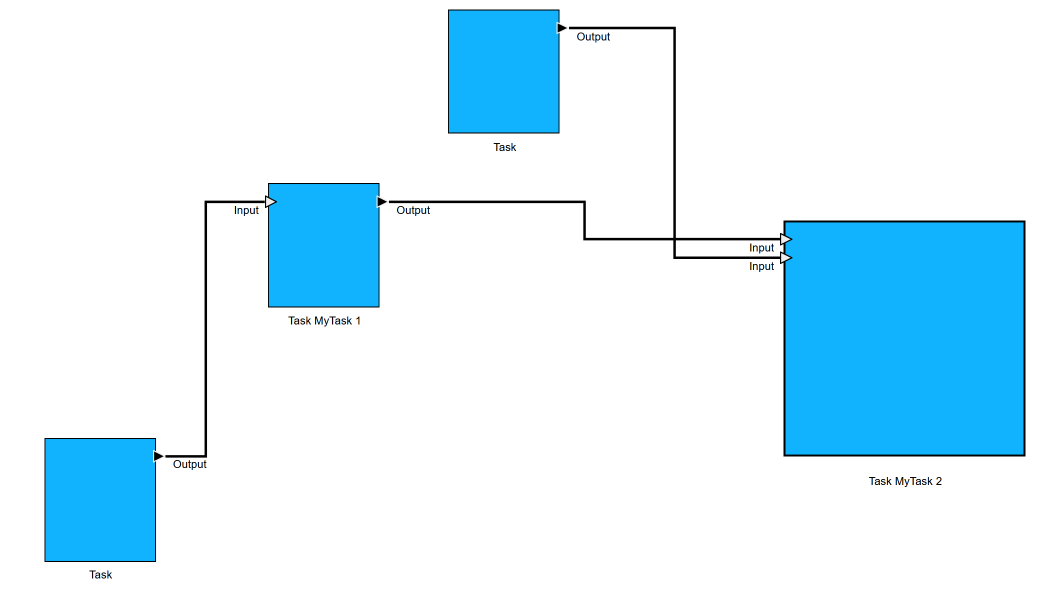
#> input picture images/testcase6.png, 2091 x 1188 px (shown at 1/2 size)
$ jupyter execute --allow-errors edge_detection_functions_only.ipynb   (older library calls are emulated)
#> lines starting #> are read from the running program, lines starting #| are printed output that depends on the picture; after the words box and inside, x2 and y2 are one past the last pixel; in counts of white or black regions, pixels touching at a corner belong together
## Edge Detection
Detect Signals in OAAM Functions Layer. Outputs polylines describing the connections.

Conceptionally similar to scalable vertex detection.

Tailored on the functions editor. Should be generalizable with medium effort. Expects vertical or horizontal line segments. Does not yet support crossings or other crossing solutions. Not tested for lines close to each other. Does not support diagonal lines, currently not a thing. Would be interesting with probabilistic Hough Trafo, but would probably need to subtract all other matches from the result.

Maybe switch to template matching (with kind of same kernel/template).

[cell 1]
import cv2
import numpy as np
from matplotlib import pyplot as plt
import plotly.graph_objects as go
import random as random

### Input

[cell 2]
# Define the paths
target_image_path = 'images/testcase6.png'

target_img = cv2.imread(target_image_path)
#> target_img is the input picture: shape (1188, 2091, 3); mean B, G, R 252, 240.3, 215.5
# Convert to grayscale
target_gray = cv2.cvtColor(target_img, cv2.COLOR_BGR2GRAY)

activate_plotly = False

### Visualization of Input
Grayscale is enough here. Kernel methods are not really for multi channel images.

[cell 3]
# Draw target image and grayscale image side by side
fig, ax = plt.subplots(1, 2, figsize=(10, 5))

# Draw target image
ax[0].imshow(cv2.cvtColor(target_img, cv2.COLOR_BGR2RGB))
ax[0].set_title('Target Image')

# Draw grayscale image
ax[1].imshow(target_gray, cmap='gray')
ax[1].set_title('Grayscale Image')

plt.show()

## Kernel / Custom Filter
Kernel Custom Line Detection and generation of intersection template image for later use

idea for later: search for many thicknesses of lines

[cell 4]
# Define custom kernels
kernels_vertical = [
    np.tile(np.array([[1, 1, 0, -1, -1, -1, -1, 0, 1, 1]], dtype=np.float32), (7, 1)),
    np.tile(np.array([[1, 1, 0, -1, -1, -1, -1, -1, -1, 0, 1, 1]], dtype=np.float32), (7, 1)),
    np.tile(np.array([[1, 1, 0, -1, -1, -1, -1, -1, -1, -1, -1, 0, 1, 1]], dtype=np.float32), (7, 1))
]

kernels_horizontal = [np.transpose(k) for k in kernels_vertical]


# First cross kernel
kernel_cross_0= np.ones((12, 12))
kernel_cross_0[3:9, 0:12] = 0.5  # Left vertical outline
kernel_cross_0[0:12, 3:9] = 0.5  # Right vertical outline
kernel_cross_0[4:8, 0:12] = 0  # Vertical part of the cross
kernel_cross_0[0:12, 4:8] = 0  # Horizontal part of the cross

# Second cross kernel (2 pixels thicker)
kernel_cross_1 = np.ones((14, 14))
kernel_cross_1[3:11, 0:14] = 0.5  # Left vertical outline
kernel_cross_1[0:14, 3:11] = 0.5  # Right vertical outline
kernel_cross_1[4:10, 0:14] = 0  # Vertical part of the cross
kernel_cross_1[0:14, 4:10] = 0  # Horizontal part of the cross

# Third cross kernel (4 pixels thicker)
kernel_cross_2 = np.ones((16, 16))
kernel_cross_2[3:13, 0:16] = 0.5  # Left vertical outline
kernel_cross_2[0:16, 3:13] = 0.5  # Right vertical outline
kernel_cross_2[4:12, 0:16] = 0  # Vertical part of the cross
kernel_cross_2[0:16, 4:12] = 0  # Horizontal part of the cross

# Visualize everything next to each other very small
fig, axes = plt.subplots(2, 6, figsize=(18, 6))

# Plot cross kernels
axes[0, 0].imshow(kernel_cross_0, cmap='gray')
axes[0, 0].set_title('Cross Kernel 1')
axes[0, 1].imshow(kernel_cross_1, cmap='gray')
axes[0, 1].set_title('Cross Kernel 2')
axes[0, 2].imshow(kernel_cross_2, cmap='gray')
axes[0, 2].set_title('Cross Kernel 3')

# Plot vertical kernels
axes[0, 3].imshow(kernels_vertical[0], cmap='gray')
axes[0, 3].set_title('Vertical Kernel 1')
axes[0, 4].imshow(kernels_vertical[1], cmap='gray')
axes[0, 4].set_title('Vertical Kernel 2')
axes[0, 5].imshow(kernels_vertical[2], cmap='gray')
axes[0, 5].set_title('Vertical Kernel 3')

# Plot horizontal kernels
axes[1, 0].imshow(kernels_horizontal[0], cmap='gray')
axes[1, 0].set_title('Horizontal Kernel 1')
axes[1, 1].imshow(kernels_horizontal[1], cmap='gray')
axes[1, 1].set_title('Horizontal Kernel 2')
axes[1, 2].imshow(kernels_horizontal[2], cmap='gray')
axes[1, 2].set_title('Horizontal Kernel 3')

plt.show()

#### Applying custom filter to find vertical and horizontal edges
tried to find intersections this way as well, but it did not work

visualization of output at the end

[cell 5]
target_gray_temp = target_gray.copy()

result_filter_ver = []
for kernel in kernels_vertical:
    result = cv2.filter2D(target_gray_temp, cv2.CV_32F, kernel)
    result_filter_ver.append(result)
#> after the loop, result_filter_ver = 3 items
result_filter_hor = []
for kernel in kernels_horizontal:
    result = cv2.filter2D(target_gray_temp, cv2.CV_32F, kernel)
    result_filter_hor.append(result)
#> this loop made 3 passes
#> pass 2, `result = cv2.filter2D(target_gray_temp, cv2.CV_32F, kernel)`:
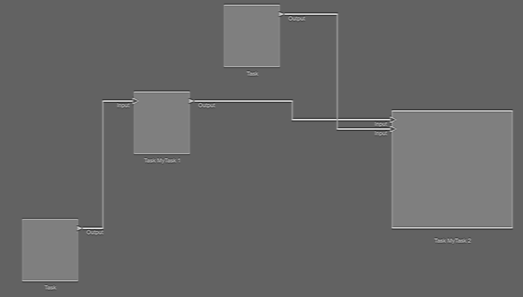
#> result: shape (1188, 2091) float32 (shown at 1/4 size); min -9228, max 5362, mean -3278.4; drawn with min black and max white
#> after the loop, result_filter_hor = 3 items

combined = np.zeros_like(result_filter_ver[0])
for result in result_filter_ver:
    combined = np.maximum(combined, result)
for result in result_filter_hor:
    combined = np.maximum(combined, result)

# Combine the individual results into single arrays
combined_hor = np.maximum.reduce(result_filter_hor)
combined_ver = np.maximum.reduce(result_filter_ver)

result_filter_hor = combined_hor
result_filter_ver = combined_ver

# Overlay both heatmaps on the target image
fig, ax = plt.subplots(1, 2, figsize=(5, 5))
ax[0].imshow(cv2.cvtColor(target_img, cv2.COLOR_BGR2RGB))
ax[0].imshow(combined_hor, cmap='inferno', alpha=0.9)
ax[0].set_title('Horizontal Edges')
ax[1].imshow(cv2.cvtColor(target_img, cv2.COLOR_BGR2RGB))
ax[1].imshow(combined_ver, cmap='inferno', alpha=0.9)
ax[1].set_title('Vertical Edges')
plt.show()
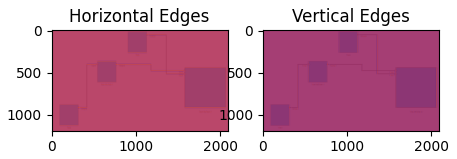
#> figure drawn by matplotlib, 2 panels

#### Visualization of Custom Filter 3D with plotly with screenshot for paper

[cell 6]
template_matching_result = result_filter_hor.copy()
target_gray_tmp = target_gray.copy()

# target image
activate_plotly = False
if activate_plotly:
  fig = go.Figure()

  # Layer 1: 3D Plot of Heatmap
  fig.add_trace(go.Surface(
    z = template_matching_result,
    showscale = False
  ))

  # Layer 2: 2D Plot of Target Image at 1000
  z_image = np.ones_like(target_gray_tmp) * 1000
  fig.add_trace(go.Surface(
    z = z_image,
    showscale = False,
    # opacity = 0.5,
    surfacecolor = target_gray_tmp,
    colorscale = 'gray',
  ))

  fig.update_layout(title='Heatmap Custom Filter Vertical Edges',
                    scene=dict(
                    yaxis=dict(autorange='reversed')
                    ),
                    height=1500,
                    scene_aspectratio=dict(x=2, y=1, z=0.2),
                    )

  fig.show()

#### Normalizing to 8 Bit

[cell 7]
# Normalize to 0-255 and convert to uint8
result_filter_ver_norm = cv2.normalize(result_filter_ver, None, 0, 255, cv2.NORM_MINMAX, cv2.CV_8U)
result_filter_hor_norm = cv2.normalize(result_filter_hor, None, 0, 255, cv2.NORM_MINMAX, cv2.CV_8U)

#### Thresholding and visualization

[cell 8]
threshold = 230
_, result_filter_ver_thresh = cv2.threshold(result_filter_ver_norm, threshold, 255, cv2.THRESH_BINARY)
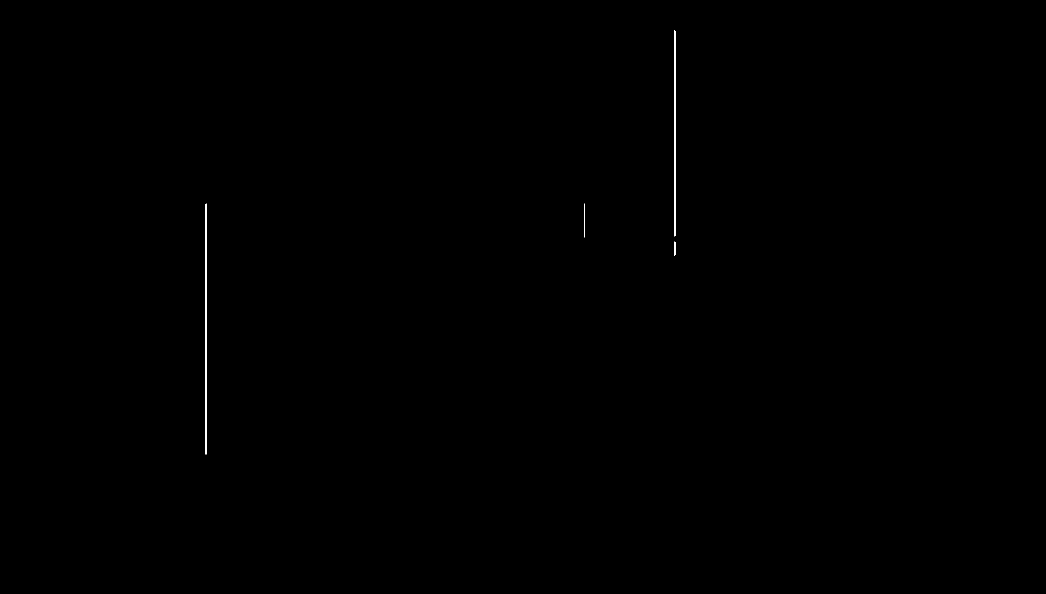
#> result_filter_ver_thresh: shape (1188, 2091) (shown at 1/2 size); 0.08% white in thin lines or dots, all inside (x1, y1, x2, y2) = (411, 60, 1351, 909)
_, result_filter_hor_thresh = cv2.threshold(result_filter_hor_norm, threshold, 255, cv2.THRESH_BINARY)
#> result_filter_hor_thresh: shape (1188, 2091); 0.1% white in thin lines or dots, all inside (x1, y1, x2, y2) = (333, 56, 1558, 914)

hv_edges_thresh = result_filter_ver_thresh + result_filter_hor_thresh
# Draw the thresholded images and histogram next to each other
fig, ax = plt.subplots(1, 3, figsize=(5, 5))

# Thresholded Vertical Edges
ax[0].imshow(result_filter_ver_thresh, cmap='inferno')
ax[0].set_title('Thresholded Vertical Edges')

# Thresholded Horizontal Edges
ax[1].imshow(result_filter_hor_thresh, cmap='inferno')
ax[1].set_title('Thresholded Horizontal Edges')

# Combined Horizontal and Vertical Edges
ax[2].imshow(hv_edges_thresh, cmap='inferno')
ax[2].set_title('Combined Horizontal and Vertical Edges')

# Logarithmic Histogram of Thresholded Vertical Edges
# ax[1, 1].hist(result_filter_ver_thresh.ravel(), bins=256, log=True)
# ax[1, 1].set_title('Logarithmic Histogram of Thresholded Vertical Edges')

plt.show()

### From Pixels to Contours
Group Pixels to Contours and draw them onto the target image

[cell 9]
# Find contours
contours_hor, _ = cv2.findContours(result_filter_hor_thresh.copy(), cv2.RETR_EXTERNAL, cv2.CHAIN_APPROX_SIMPLE)
#> contours_hor = 7 contours, 1 with area under 20; largest, box (x1, y1, x2, y2) and area: (780, 403, 1166, 405) 383, (1353, 515, 1558, 517) 204, (1354, 478, 1558, 480) 202, (1173, 478, 1344, 480) 170, (415, 403, 527, 405) 110, (333, 912, 408, 914) 73
contours_ver, _ = cv2.findContours(result_filter_ver_thresh.copy(), cv2.RETR_EXTERNAL, cv2.CHAIN_APPROX_SIMPLE)
#> contours_ver = 4 contours, 1 with area under 20; largest, box (x1, y1, x2, y2) and area: (411, 407, 413, 909) 500, (1349, 60, 1351, 473) 410, (1349, 483, 1351, 512) 26
print(f'Found {len(contours_hor)} horizontal contours, and {len(contours_ver)} vertical contours')
#| Found 7 horizontal contours, and 4 vertical contours

# Draw the contours. Horizontal in blue, vertical in green
contour_img_all = target_img.copy()
# Convert contours to the correct format
contours_hor = [np.array(contour, dtype=np.int32) for contour in contours_hor]
contours_ver = [np.array(contour, dtype=np.int32) for contour in contours_ver]

# Draw contours
cv2.drawContours(contour_img_all, contours_hor, -1, (255, 0, 255), 2)
cv2.drawContours(contour_img_all, contours_ver, -1, (0, 255, 0), 2)

# Plot the contours
fig, ax = plt.subplots(1, 1, figsize=(5, 5))
ax.imshow(cv2.cvtColor(contour_img_all, cv2.COLOR_BGR2RGB))
ax.set_title('Contours')
plt.show()

#### Filter out very short Contours
thes are mainly false positives, for example at the ports or the characters.
They are very hard to see.

[cell 10]
# Filter out very short contours
min_contour_length = 20
contours_hor_filtered = [c for c in contours_hor if cv2.arcLength(c, False) > min_contour_length]
#> contours_hor_filtered has the same summary as contours_hor
contours_ver_filtered = [c for c in contours_ver if cv2.arcLength(c, False) > min_contour_length]
#> contours_ver_filtered has the same summary as contours_ver
print(f'After filtering, found {len(contours_hor_filtered)} horizontal contours, and {len(contours_ver_filtered)} vertical contours.')
#| After filtering, found 7 horizontal contours, and 4 vertical contours.
print(f'Filtered out {len(contours_hor) - len(contours_hor_filtered)} horizontal contours, and {len(contours_ver) - len(contours_ver_filtered)} vertical contours.')
#| Filtered out 0 horizontal contours, and 0 vertical contours.

# [5 lines of commented-out code are left out]

#### From Contours to Line Segments
Contours are areas (but very line segment looking). So they are approximated to line segments.

[cell 11]
def vertical_contours_to_vertical_segments(contours):
    lines = []
    for contour in contours:
        # Simplify contour to ensure it's processed as a line if it's not already
        simplified_contour = cv2.approxPolyDP(contour, epsilon=0.5, closed=False)

        # Extract the vertical extents by finding min and max y coordinates
        x_coords = simplified_contour[:, :, 0]
        y_coords = simplified_contour[:, :, 1]

        y1, y2 = np.min(y_coords), np.max(y_coords)
        x = np.mean(x_coords).astype(int)  # Assuming vertical, x should be constant

        lines.append(((x, y1), (x, y2)))

    return lines

def horizontal_contours_to_horizontal_segments(contours):
    lines = []
    for contour in contours:
        # Simplify contour to ensure it's processed as a line if it's not already
        simplified_contour = cv2.approxPolyDP(contour, epsilon=0.5, closed=False)

        # Extract the horizontal extents by finding min and max x coordinates
        x_coords = simplified_contour[:, :, 0]
        y_coords = simplified_contour[:, :, 1]

        x1, x2 = np.min(x_coords), np.max(x_coords)
        y = np.mean(y_coords).astype(int)  # Assuming horizontal, y should be constant

        lines.append(((x1, y), (x2, y)))

    return lines

line_segments_ver = vertical_contours_to_vertical_segments(contours_ver_filtered)
#> the loop in vertical_contours_to_vertical_segments, `for contour in contours: # Simplify contour to ensure it's processed a..` made 4 passes
#> (simplified_contour, x_coords, y_coords, y1, y2, x) on passes 1, 3: ([[1349, 483], [1349, 511], [1350, 509], [1350, 484]], [1349, 1349, 1350, 1350], [483, 511, 509, 484], 483, 511, 1349), ([[412, 407], [411, 408], [411, 908], [412, 908]], [412, 411, 411, 412], [407, 408, 908, 908], 407, 908, 411)
#> after the loop in vertical_contours_to_vertical_segments, `for contour in contours:`: lines = [((1349, 483), (1349, 511)), ((1169, 407), (1169, 474)), ((411, 407), (411, 908)), ((1349, 60), (1349, 472))]
#> line_segments_ver has the same summary as lines in vertical_contours_to_vertical_segments
line_segments_hor = horizontal_contours_to_horizontal_segments(contours_hor_filtered)
#> the loop in horizontal_contours_to_horizontal_segments, `for contour in contours: # Simplify contour to ensure it's processed a..` made 7 passes
#> (simplified_contour, x_coords, y_coords, x1, x2, y) on passes 1 to 3: ([[334, 912], [333, 913], [407, 913], [406, 912]], [334, 333, 407, 406], [912, 913, 913, 912], 333, 407, 912), ([[1353, 515], [1353, 516], [1557, 516], [1557, 515]], [1353, 1353, 1557, 1557], [515, 516, 516, 515], 1353, 1557, 515), ([[1354, 478], [1355, 479], [1556, 479], [1557, 478]], [1354, 1355, 1556, 1557], [478, 479, 479, 478], 1354, 1557, 478)
#> after the loop in horizontal_contours_to_horizontal_segments, `for contour in contours:`: lines = [((333, 912), (407, 912)), ((1353, 515), (1557, 515)), ((1354, 478), (1557, 478)), ((1173, 478), (1343, 478)), ((780, 403), (1165, 403)), ((415, 403), (526, 403)), ((1140, 56), (1345, 56))]
#> line_segments_hor has the same summary as lines in horizontal_contours_to_horizontal_segments

#### Visualize the Line Segments and highlight the points

[cell 12]
# Draw the horizontal lines
edges_hor_img = target_img.copy()
for line in line_segments_hor:
    cv2.line(edges_hor_img, line[0], line[1], (0, 255, 0), 4)
#> this loop made 7 passes
#> line on passes 1 to 7: ((333, 912), (407, 912)), ((1353, 515), (1557, 515)), ((1354, 478), (1557, 478)), ((1173, 478), (1343, 478)), ((780, 403), (1165, 403)), ((415, 403), (526, 403)), ((1140, 56), (1345, 56))
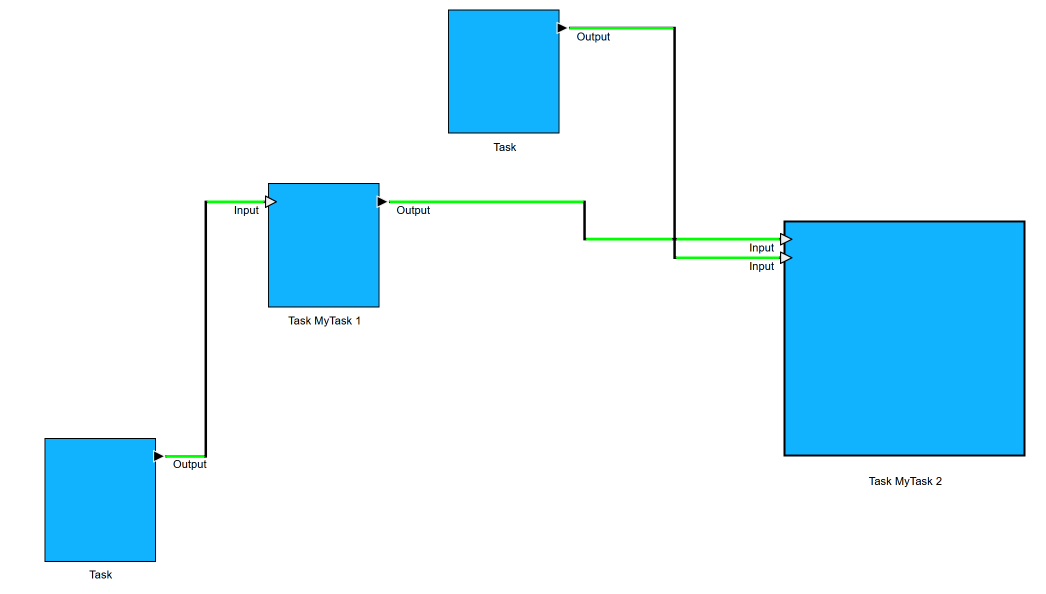
#> edges_hor_img: shape (1188, 2091, 3) (shown at 1/2 size); 0.28% of pixels changed, all inside (x1, y1, x2, y2) = (331, 54, 1560, 915)

# Draw the vertical lines
edges_ver_img = target_img.copy()
for line in line_segments_ver:
    cv2.line(edges_ver_img, line[0], line[1], (0, 0, 255), 4)
#> this loop made 4 passes
#> line on passes 1 to 4: ((1349, 483), (1349, 511)), ((1169, 407), (1169, 474)), ((411, 407), (411, 908)), ((1349, 60), (1349, 472))
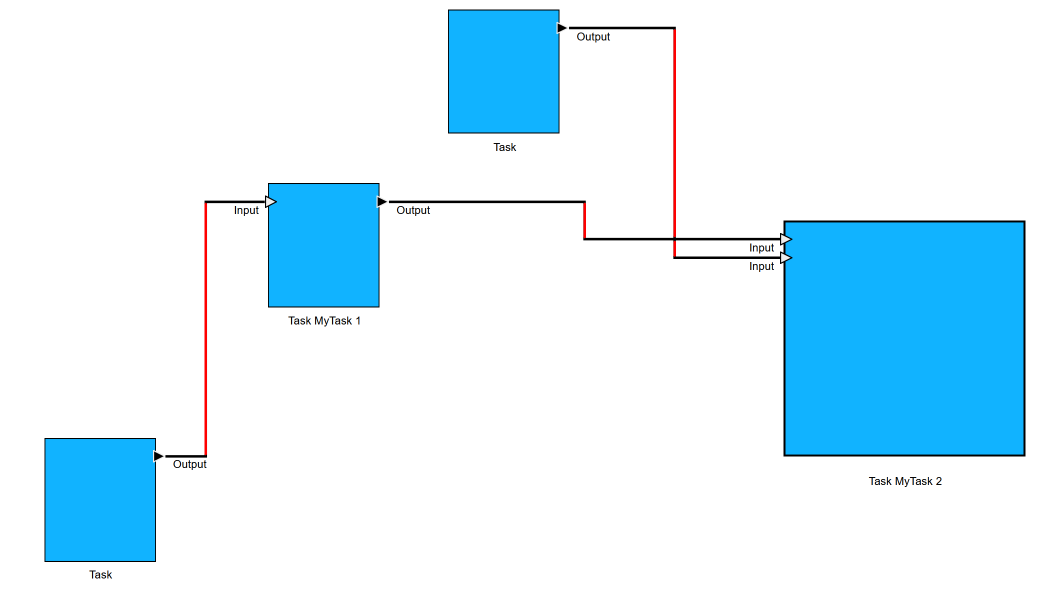
#> edges_ver_img: shape (1188, 2091, 3) (shown at 1/2 size); 0.2% of pixels changed, all inside (x1, y1, x2, y2) = (409, 58, 1352, 911)

# Draw the combined lines
edges_combined_img = target_img.copy()
for line in line_segments_hor:
    cv2.line(edges_combined_img, line[0], line[1], (0, 255, 0), 2)
    cv2.circle(edges_combined_img, line[0], 5, (0, 255, 0), -1)
    cv2.circle(edges_combined_img, line[1], 5, (0, 255, 0), -1)
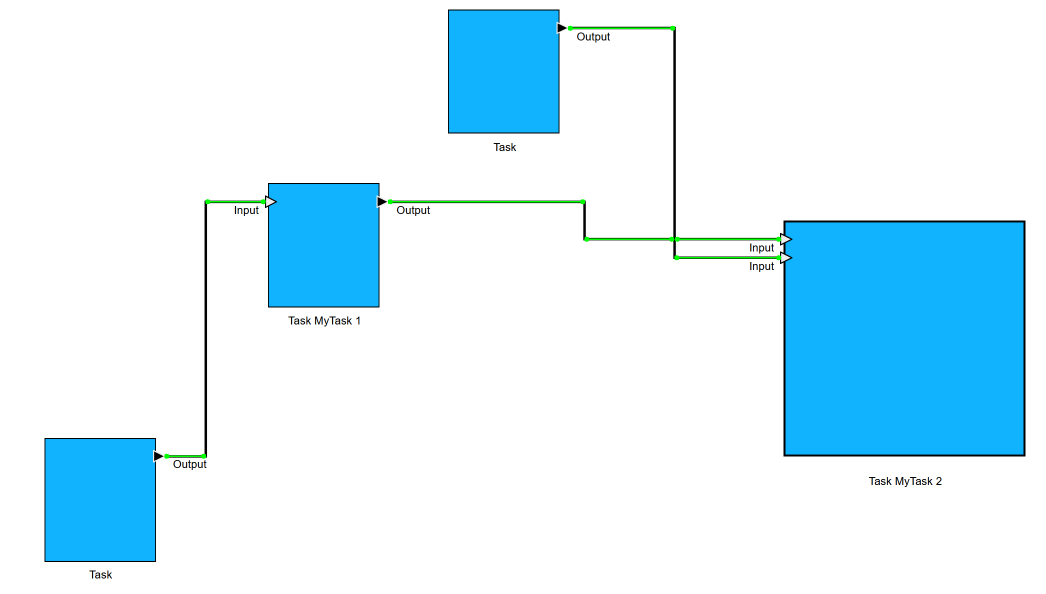
#> edges_combined_img: shape (1188, 2091, 3) (shown at 1/2 size); 0.2% of pixels changed, all inside (x1, y1, x2, y2) = (328, 51, 1563, 918)
for line in line_segments_ver:
    cv2.line(edges_combined_img, line[0], line[1], (0, 0, 255), 2)
    cv2.circle(edges_combined_img, line[0], 5, (0, 0, 255), -1)
    cv2.circle(edges_combined_img, line[1], 5, (0, 0, 255), -1)
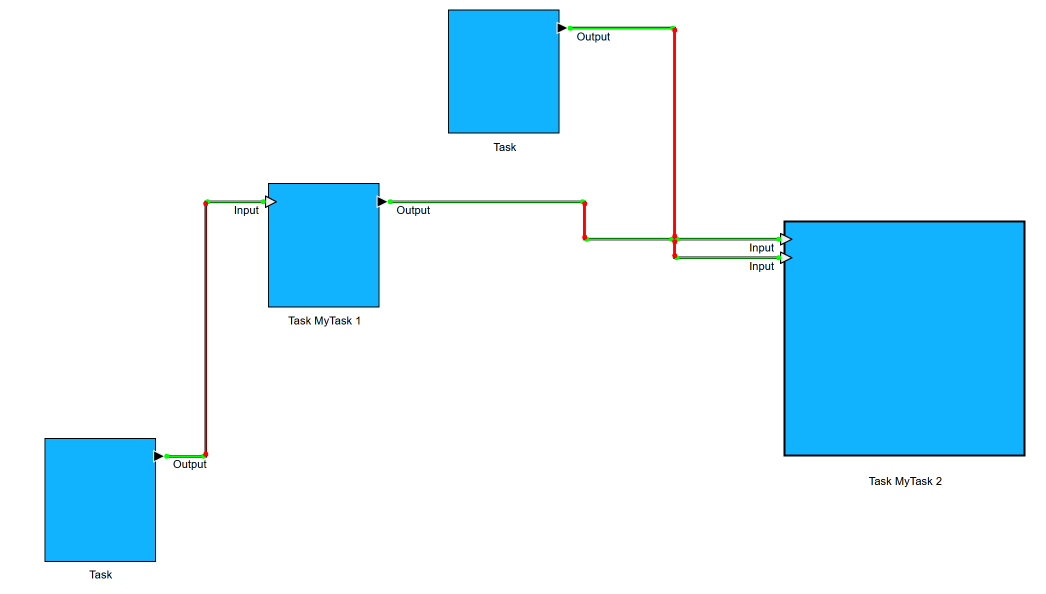
#> edges_combined_img: shape (1188, 2091, 3) (shown at 1/2 size); 0.14% of pixels changed, all inside (x1, y1, x2, y2) = (406, 55, 1355, 914)

# Create a single figure with three subplots (1 row, 3 columns)
fig, ax = plt.subplots(1, 3, figsize=(5, 5))

# Plot the horizontal lines in the first subplot
ax[0].imshow(cv2.cvtColor(edges_hor_img, cv2.COLOR_BGR2RGB))
ax[0].set_title('Horizontal Line Segments')

# Plot the vertical lines in the second subplot
ax[1].imshow(cv2.cvtColor(edges_ver_img, cv2.COLOR_BGR2RGB))
ax[1].set_title('Vertical Line Segments')

# Plot the combined lines in the third subplot
ax[2].imshow(cv2.cvtColor(edges_combined_img, cv2.COLOR_BGR2RGB))
ax[2].set_title('Combined Horizontal and Vertical Line Segments')

plt.show()

# Print all vertical line segments
for i, ver_line in enumerate(line_segments_ver):
    print(f"Vertical line segment {i}: Start: ({ver_line[0][0]}, {ver_line[0][1]}), End: ({ver_line[1][0]}, {ver_line[1][1]})")
#> this loop made 4 passes
#> (printed output is left out)
#> (the rest of the program and of its run is left out)
